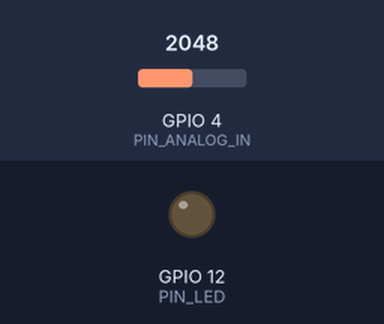
Simulated run of this program. Board: ESP32. On the bench: output pins drawn as LEDs (lit = HIGH). The inputs (shaded band) are chosen by the test bench; at power-on: GPIO 4 (PIN_ANALOG_IN) = 2048.

Above: at 1.2 s.
1.3 s: GPIO 4 (PIN_ANALOG_IN) set to 1228
At 1.6 s:
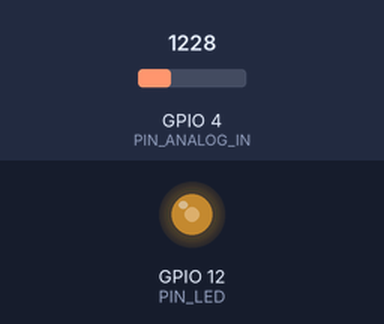
2.8 s: GPIO 4 (PIN_ANALOG_IN) set to 491
At 3.9 s:
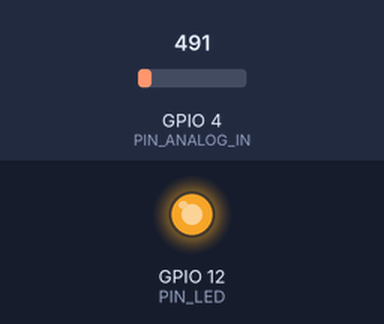
Timing chart, 0 to 5.8 s (numbered marks = the images above; inputs shaded):
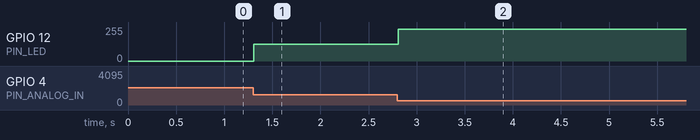

The program:

main.cpp
```cpp
#include <Arduino.h>
#include <esp32-hal-ledc.h>

#define PIN_ANALOG_IN   4
#define PIN_LED         12
#define CHAN            0
#define LIGHT_MIN       372
#define LIGHT_MAX       2048

void setup() {
    // Initialize channel 0, 1000Hz, 12-bit resolution
    ledcSetup(CHAN, 1000, 12);
    // Attach GPIO 12 to Channel 0
    ledcAttachPin(PIN_LED, CHAN);
}

void loop() {
  int adcVal = analogRead(PIN_ANALOG_IN);

  // Constrain and Map
  // Reversed 4095 and 0 so that MIN light = MAX brightness
  int pwmVal = map(constrain(adcVal, LIGHT_MIN, LIGHT_MAX), LIGHT_MIN, LIGHT_MAX, 4095, 0);

  // Write to the CHANNEL
  ledcWrite(CHAN, pwmVal);
  delay(10);
}
```

Measured:
- after the input at 1.3 s, GPIO 12 (PIN_LED): 0/255 → 125/255 at once
- after the input at 2.8 s, GPIO 12 (PIN_LED): 125/255 → 237/255 at once
